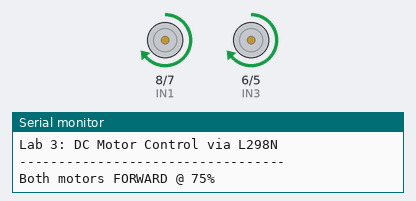
Bench run of a program on a simulated Arduino Uno, built with avr-gcc and run on an emulated ATmega328P. On the bench: motor-driver pin pairs drawn as motors (green arrow = first pin HIGH = forward, orange = second pin HIGH = backward, longer = more drive, scaled by the enable pin), the last lines printed to the serial monitor.

Above: at 1.0 s.
At 4.0 s:
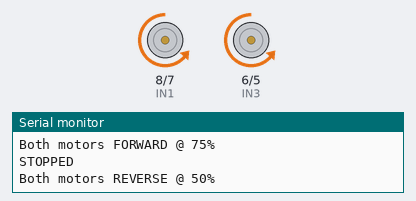
At 6.7 s:
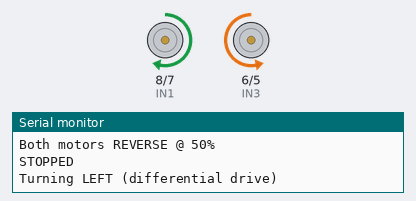
At 11.0 s:
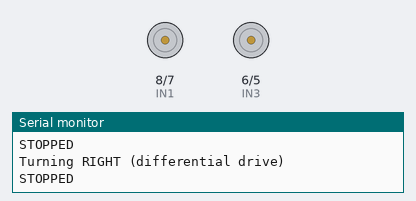
Timing chart, 0 to 15.6 s (numbered marks = the images above):
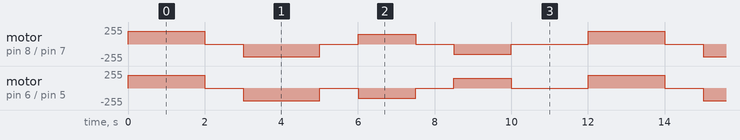

The program:

main.cpp
```cpp
#include <Arduino.h>

// L298N pin assignments (match diagram.json wiring)
#define ENA 9   // PWM — Motor A speed
#define IN1 8   // Motor A direction
#define IN2 7   // Motor A direction
#define IN3 6   // Motor B direction
#define IN4 5   // Motor B direction
#define ENB 10  // PWM — Motor B speed

void setup() {
  Serial.begin(115200);

  pinMode(ENA, OUTPUT);
  pinMode(IN1, OUTPUT);
  pinMode(IN2, OUTPUT);
  pinMode(IN3, OUTPUT);
  pinMode(IN4, OUTPUT);
  pinMode(ENB, OUTPUT);

  Serial.println("Lab 3: DC Motor Control via L298N");
  Serial.println("----------------------------------");
}

// Drive Motor A: speed 0-255, direction true=forward false=reverse
void motorA(int speed, bool forward) {
  digitalWrite(IN1, forward ? HIGH : LOW);
  digitalWrite(IN2, forward ? LOW : HIGH);
  analogWrite(ENA, speed);
}

// Drive Motor B: speed 0-255, direction true=forward false=reverse
void motorB(int speed, bool forward) {
  digitalWrite(IN3, forward ? HIGH : LOW);
  digitalWrite(IN4, forward ? LOW : HIGH);
  analogWrite(ENB, speed);
}

// Stop both motors (brake — both inputs same)
void stopMotors() {
  digitalWrite(IN1, LOW);
  digitalWrite(IN2, LOW);
  digitalWrite(IN3, LOW);
  digitalWrite(IN4, LOW);
  analogWrite(ENA, 0);
  analogWrite(ENB, 0);
}

void loop() {
  // Forward at 75% speed
  Serial.println("Both motors FORWARD @ 75%");
  motorA(191, true);
  motorB(191, true);
  delay(2000);

  stopMotors();
  Serial.println("STOPPED");
  delay(1000);

  // Reverse at 50% speed
  Serial.println("Both motors REVERSE @ 50%");
  motorA(127, false);
  motorB(127, false);
  delay(2000);

  stopMotors();
  Serial.println("STOPPED");
  delay(1000);

  // Turn left (A forward, B reverse)
  Serial.println("Turning LEFT (differential drive)");
  motorA(150, true);
  motorB(150, false);
  delay(1500);

  stopMotors();
  Serial.println("STOPPED");
  delay(1000);

  // Turn right (A reverse, B forward)
  Serial.println("Turning RIGHT (differential drive)");
  motorA(150, false);
  motorB(150, true);
  delay(1500);

  stopMotors();
  Serial.println("STOPPED");
  delay(2000);
}
```
